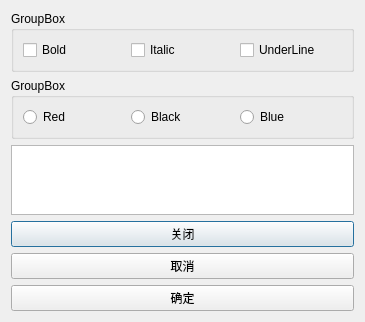
<?xml version="1.0" encoding="UTF-8"?>
<ui version="4.0">
 <class>Dialog</class>
 <widget class="QDialog" name="Dialog">
  <property name="geometry">
   <rect>
    <x>0</x>
    <y>0</y>
    <width>365</width>
    <height>290</height>
   </rect>
  </property>
  <property name="windowTitle">
   <string>Dialog</string>
  </property>
  <layout class="QVBoxLayout" name="verticalLayout">
   <item>
    <widget class="QGroupBox" name="groupBox">
     <property name="title">
      <string>GroupBox</string>
     </property>
     <layout class="QHBoxLayout" name="horizontalLayout_2">
      <item>
       <widget class="QCheckBox" name="checkBoxBold">
        <property name="text">
         <string>Bold</string>
        </property>
       </widget>
      </item>
      <item>
       <widget class="QCheckBox" name="checkBoxItalic">
        <property name="text">
         <string>Italic</string>
        </property>
       </widget>
      </item>
      <item>
       <widget class="QCheckBox" name="checkBoxUnder">
        <property name="text">
         <string>UnderLine</string>
        </property>
       </widget>
      </item>
     </layout>
    </widget>
   </item>
   <item>
    <widget class="QGroupBox" name="groupBox_2">
     <property name="title">
      <string>GroupBox</string>
     </property>
     <layout class="QHBoxLayout" name="horizontalLayout">
      <item>
       <widget class="QRadioButton" name="rBtnRed">
        <property name="text">
         <string>Red</string>
        </property>
       </widget>
      </item>
      <item>
       <widget class="QRadioButton" name="rBtnBlack">
        <property name="text">
         <string>Black</string>
        </property>
       </widget>
      </item>
      <item>
       <widget class="QRadioButton" name="rBtnBlue">
        <property name="text">
         <string>Blue</string>
        </property>
       </widget>
      </item>
     </layout>
    </widget>
   </item>
   <item>
    <widget class="QPlainTextEdit" name="txtEdit"/>
   </item>
   <item>
    <widget class="QPushButton" name="btnClose">
     <property name="text">
      <string>关闭</string>
     </property>
    </widget>
   </item>
   <item>
    <widget class="QPushButton" name="btnCancel">
     <property name="text">
      <string>取消</string>
     </property>
    </widget>
   </item>
   <item>
    <widget class="QPushButton" name="btnOK">
     <property name="text">
      <string>确定</string>
     </property>
    </widget>
   </item>
  </layout>
 </widget>
 <resources/>
 <connections>
  <connection>
   <sender>btnOK</sender>
   <signal>clicked()</signal>
   <receiver>Dialog</receiver>
   <slot>accept()</slot>
   <hints>
    <hint type="sourcelabel">
     <x>79</x>
     <y>248</y>
    </hint>
    <hint type="destinationlabel">
     <x>182</x>
     <y>144</y>
    </hint>
   </hints>
  </connection>
  <connection>
   <sender>btnClose</sender>
   <signal>clicked()</signal>
   <receiver>Dialog</receiver>
   <slot>close()</slot>
   <hints>
    <hint type="sourcelabel">
     <x>299</x>
     <y>248</y>
    </hint>
    <hint type="destinationlabel">
     <x>182</x>
     <y>144</y>
    </hint>
   </hints>
  </connection>
  <connection>
   <sender>btnCancel</sender>
   <signal>clicked()</signal>
   <receiver>Dialog</receiver>
   <slot>reject()</slot>
   <hints>
    <hint type="sourcelabel">
     <x>179</x>
     <y>248</y>
    </hint>
    <hint type="destinationlabel">
     <x>182</x>
     <y>144</y>
    </hint>
   </hints>
  </connection>
 </connections>
</ui>
